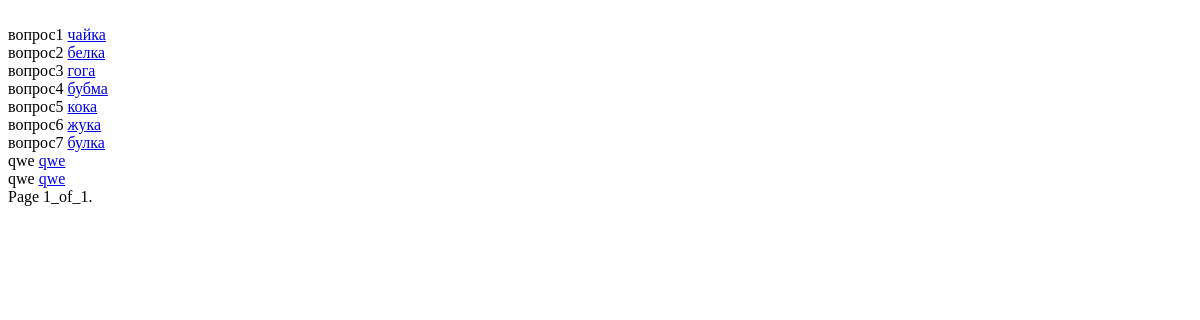
The app's page /popular/, older data.
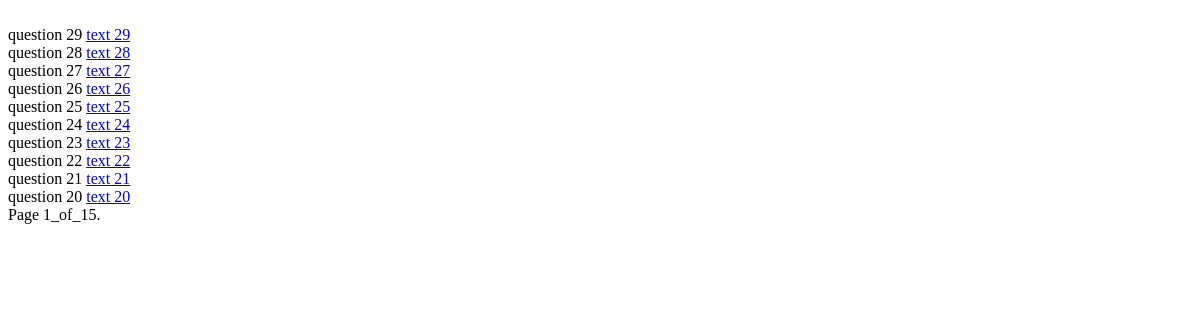
The same page, newer data.
### qa/models.py (models this page shows)
class Question(models.Model):
    objects = QuestionManager()
    title = models.CharField(max_length=255)
    text = models.TextField()
    added_at = models.DateTimeField(blank=True, auto_now_add=True)
    rating = models.IntegerField(default=0)
    author = models.ForeignKey(User, on_delete=models.CASCADE)
    likes = models.ManyToManyField(User, related_name='likes_user')
    slug = models.SlugField(verbose_name='URL', default=1, max_length=50, unique=False, )

### qa/views.py (the view)
# urls.py: url(r'^popular/', popular_page, name='popular'),
def popular_page(request):
    object_list = Question.objects.popular()
    paginator = Paginator(object_list, 10)
    page = request.GET.get('page')
    if not page:
        page = 1
    try:
        questions = paginator.page(page)
    except PageNotAnInteger:
        questions = paginator.page(1)
    except EmptyPage:
        questions = paginator.page(paginator.num_pages)
    all_pages = int(paginator.num_pages)
    return render(request, 'popular_page.html',
                  {'page': page,
                   'all_pages': all_pages,
                   'questions': questions,
                   })

### qa/models.py (called while the page is built)
    def popular(self):
        return self.order_by('-rating')

### qa/templates/popular_page.html (shortened to what this page needs)
{% for question in questions %}
    {{ question.title }}
    <a class="card-text align-top" href="{% url 'question' slug=question.slug %}">{{question.text}}</a>
{% endfor %}
Page {{ page }}_of_{{ all_pages }}.

Row changes from the older to the newer data that the page shows:
no longer on this page (row unchanged): Question: title "вопрос1", text "чайка"
no longer on this page (row unchanged): Question: title "вопрос2", text "белка"
no longer on this page (row unchanged): Question: title "вопрос3", text "гога"
no longer on this page (row unchanged): Question: title "вопрос4", text "бубма"
no longer on this page (row unchanged): Question: title "вопрос5", text "кока"
no longer on this page (row unchanged): Question: title "вопрос6", text "жука"
no longer on this page (row unchanged): Question: title "вопрос7", text "булка"
no longer on this page (row unchanged): Question: title "qwe", text "qwe"
no longer on this page (row unchanged): Question: title "qwe", text "qwe"
added Question: title "question 29", text "text 29"
added Question: title "question 28", text "text 28"
added Question: title "question 27", text "text 27"
added Question: title "question 26", text "text 26"
added Question: title "question 25", text "text 25"
added Question: title "question 24", text "text 24"
added Question: title "question 23", text "text 23"
added Question: title "question 22", text "text 22"
added Question: title "question 21", text "text 21"
added Question: title "question 20", text "text 20"
Text that changed along with them:
{{ all_pages }}: "1" → "15"
